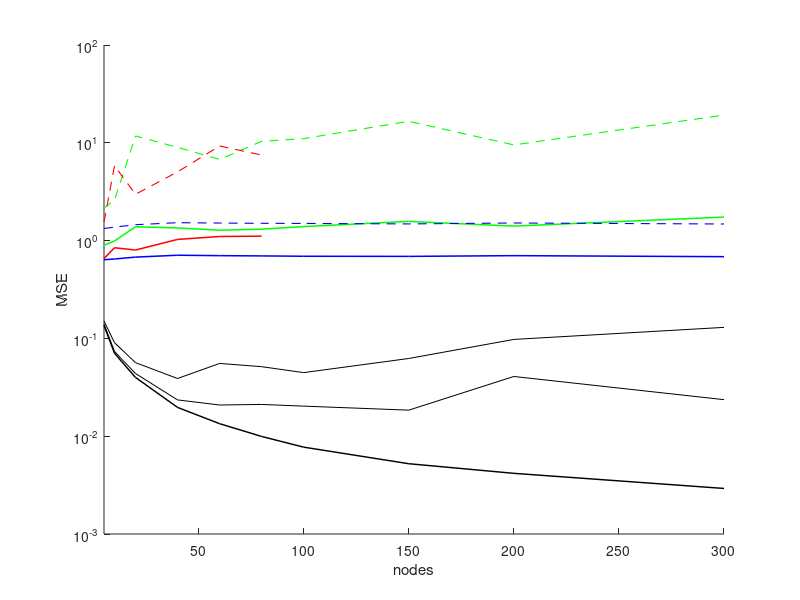
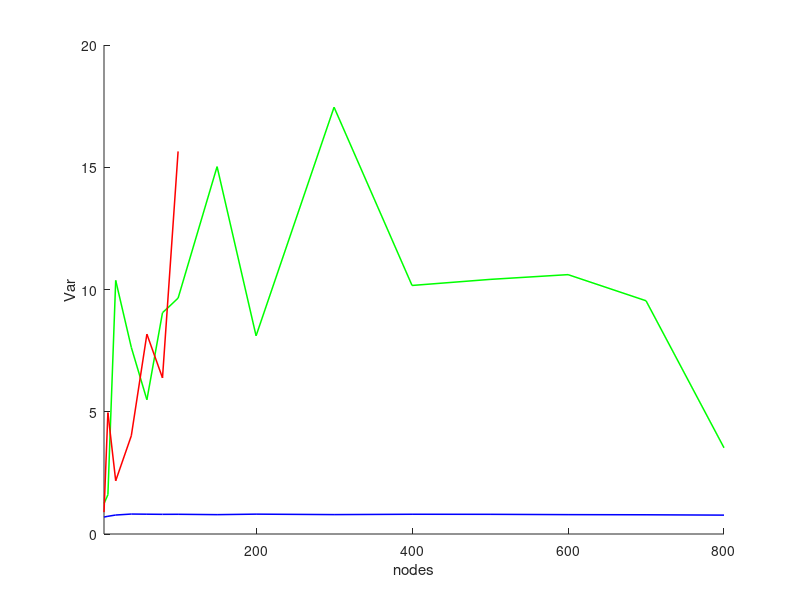
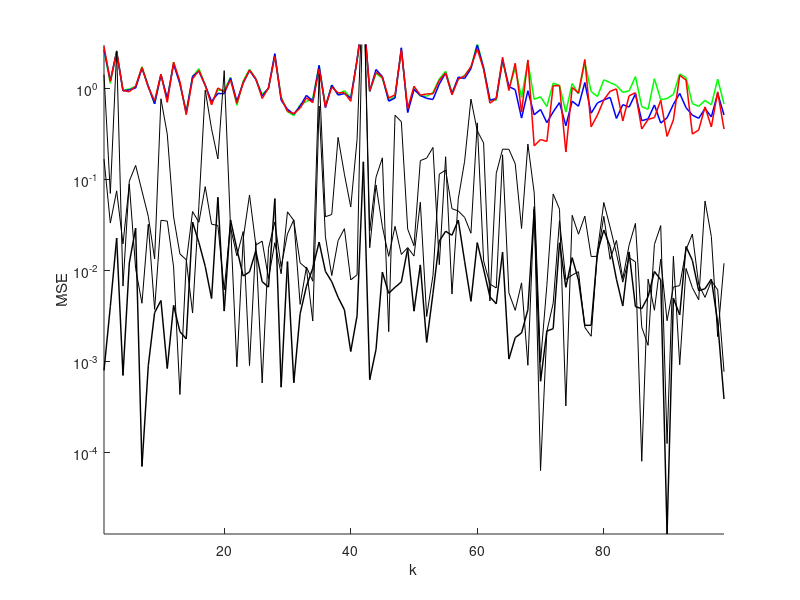
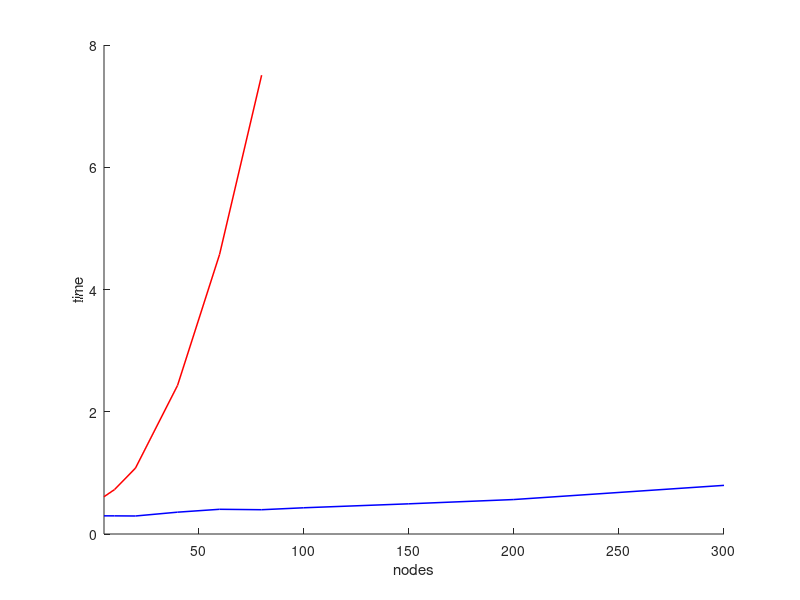

Source code (MATLAB) for these figures, in order: (Note: this script raises an error after producing the figures.)
%% ---- Monte carlo performanced visualization ---- %%
load('data/data_stat.mat')
% ---- fig1 ---- %
figure(1);
hold on;
plot(Nzs(1:10), nn_mse_over_n(1:10),'color','green','LineWidth',1.1);
plot(Nzs(1:10), nn_mse_over_n(1:10) + sqrt(nn_var_over_n(1:10)),'--','color','green','LineWidth',0.8);

plot(Nzs(1:10), tn_mse_over_n(1:10),'color','blue','LineWidth',1.1);
plot(Nzs(1:10), tn_mse_over_n(1:10) + sqrt(tn_var_over_n(1:10)),'--','color','blue','LineWidth',0.8);
for ii = 1:size(cn_mse_over_n,1)
    plot(Nzs(1:10), cn_mse_over_n(ii,1:10),'color','black','LineWidth',ii*0.35);
end
plot(Nzs(1:6), dn_mse_over_n(1:6),'color','red', 'LineWidth',1.1);
plot(Nzs(1:6), dn_mse_over_n(1:6) + sqrt(dn_var_over_n(1:6)),'--','color','red','LineWidth',0.8);
xlim([5,300]);
xlabel('nodes');
ylabel('MSE');
set(gca,'Yscale','log')
set(gcf,'Position',[0 0 1000 800])

% ---- fig2 ---- %
figure(2);
hold on;
plot(Nzs(1:17),  sqrt(nn_var_over_n(1:17)),'color','green','LineWidth',1.1);
plot(Nzs(1:17),  sqrt(tn_var_over_n(1:17)),'color','blue','LineWidth',1.1);
plot(Nzs(1:7),  sqrt(dn_var_over_n(1:7)),'color','red','LineWidth',1.1);
xlim([5,800]);
ylim([0.0,20]);
set(gcf,'Position',[0 0 1000 800])
xlabel('nodes');
ylabel('Var');

% ---- fig3 ---- %
figure(3);
t = 1:99;
hold on;
plot(t, nn_mse_temp_o(t),'color','green','LineWidth',1.1);
plot(t, tn_mse_temp_o(t),'color','blue','LineWidth',1.1);
plot(t, dn_mse_temp_o(t),'color','red','LineWidth',1.1);
for ii = 1:size(cn_mse_over_n,1)
    plot(t, cn_mse_temp_o(ii,t),'color','black','LineWidth',ii*0.35);
end
xlim([1,99]);
ylim([0,3]);
xlabel('k');
ylabel('MSE');
set(gca,'Yscale','log')
set(gcf,'Position',[0 0 1000 800])

% ---- fig4 ---- %
figure(4);
hold on;
plot(Nzs(1:6), dn_time_over_n(1:6),'color','red','LineWidth',1.1);
plot(Nzs(1:10), tn_time_over_n(1:10),'color','blue','LineWidth',1.1);
xlim([5,300]);
xlabel('nodes');
ylabel('time');
set(gcf,'Position',[0 0 1000 800])


%% ---- Network configuration visualization ---- %%
load('data/network_data.mat')
%node_pose = unifrnd(-10,10,100,2);

% ---- fig5 ---- %
figure(5);
hold on;
plot(target_path(:,1), target_path(:,2),'color', 'red','LineWidth',1.1); 
plot(node_pose(:,1), node_pose(:,2),'.b', 'MarkerSize', 15); 
xlim([-10,10]);
ylim([-10,10]);
xlabel('x');
ylabel('y');
axis square;
set(gcf,'Position',[0 0 1000 800])

% ---- fig6---- %
figure(6);
imagesc(A);
axis image;
set(gca, 'ydir', 'normal' )

c = colorbar('FontSize', 8);
ax = gca;
axpos = ax.Position;
cpos = c.Position;
cpos(3) = 0.5*cpos(3);
cpos(1) = 1.01*cpos(1);
c.Position = cpos;
ax.Position = axpos;


set(gcf,'Position',[0 0 1000 800])
